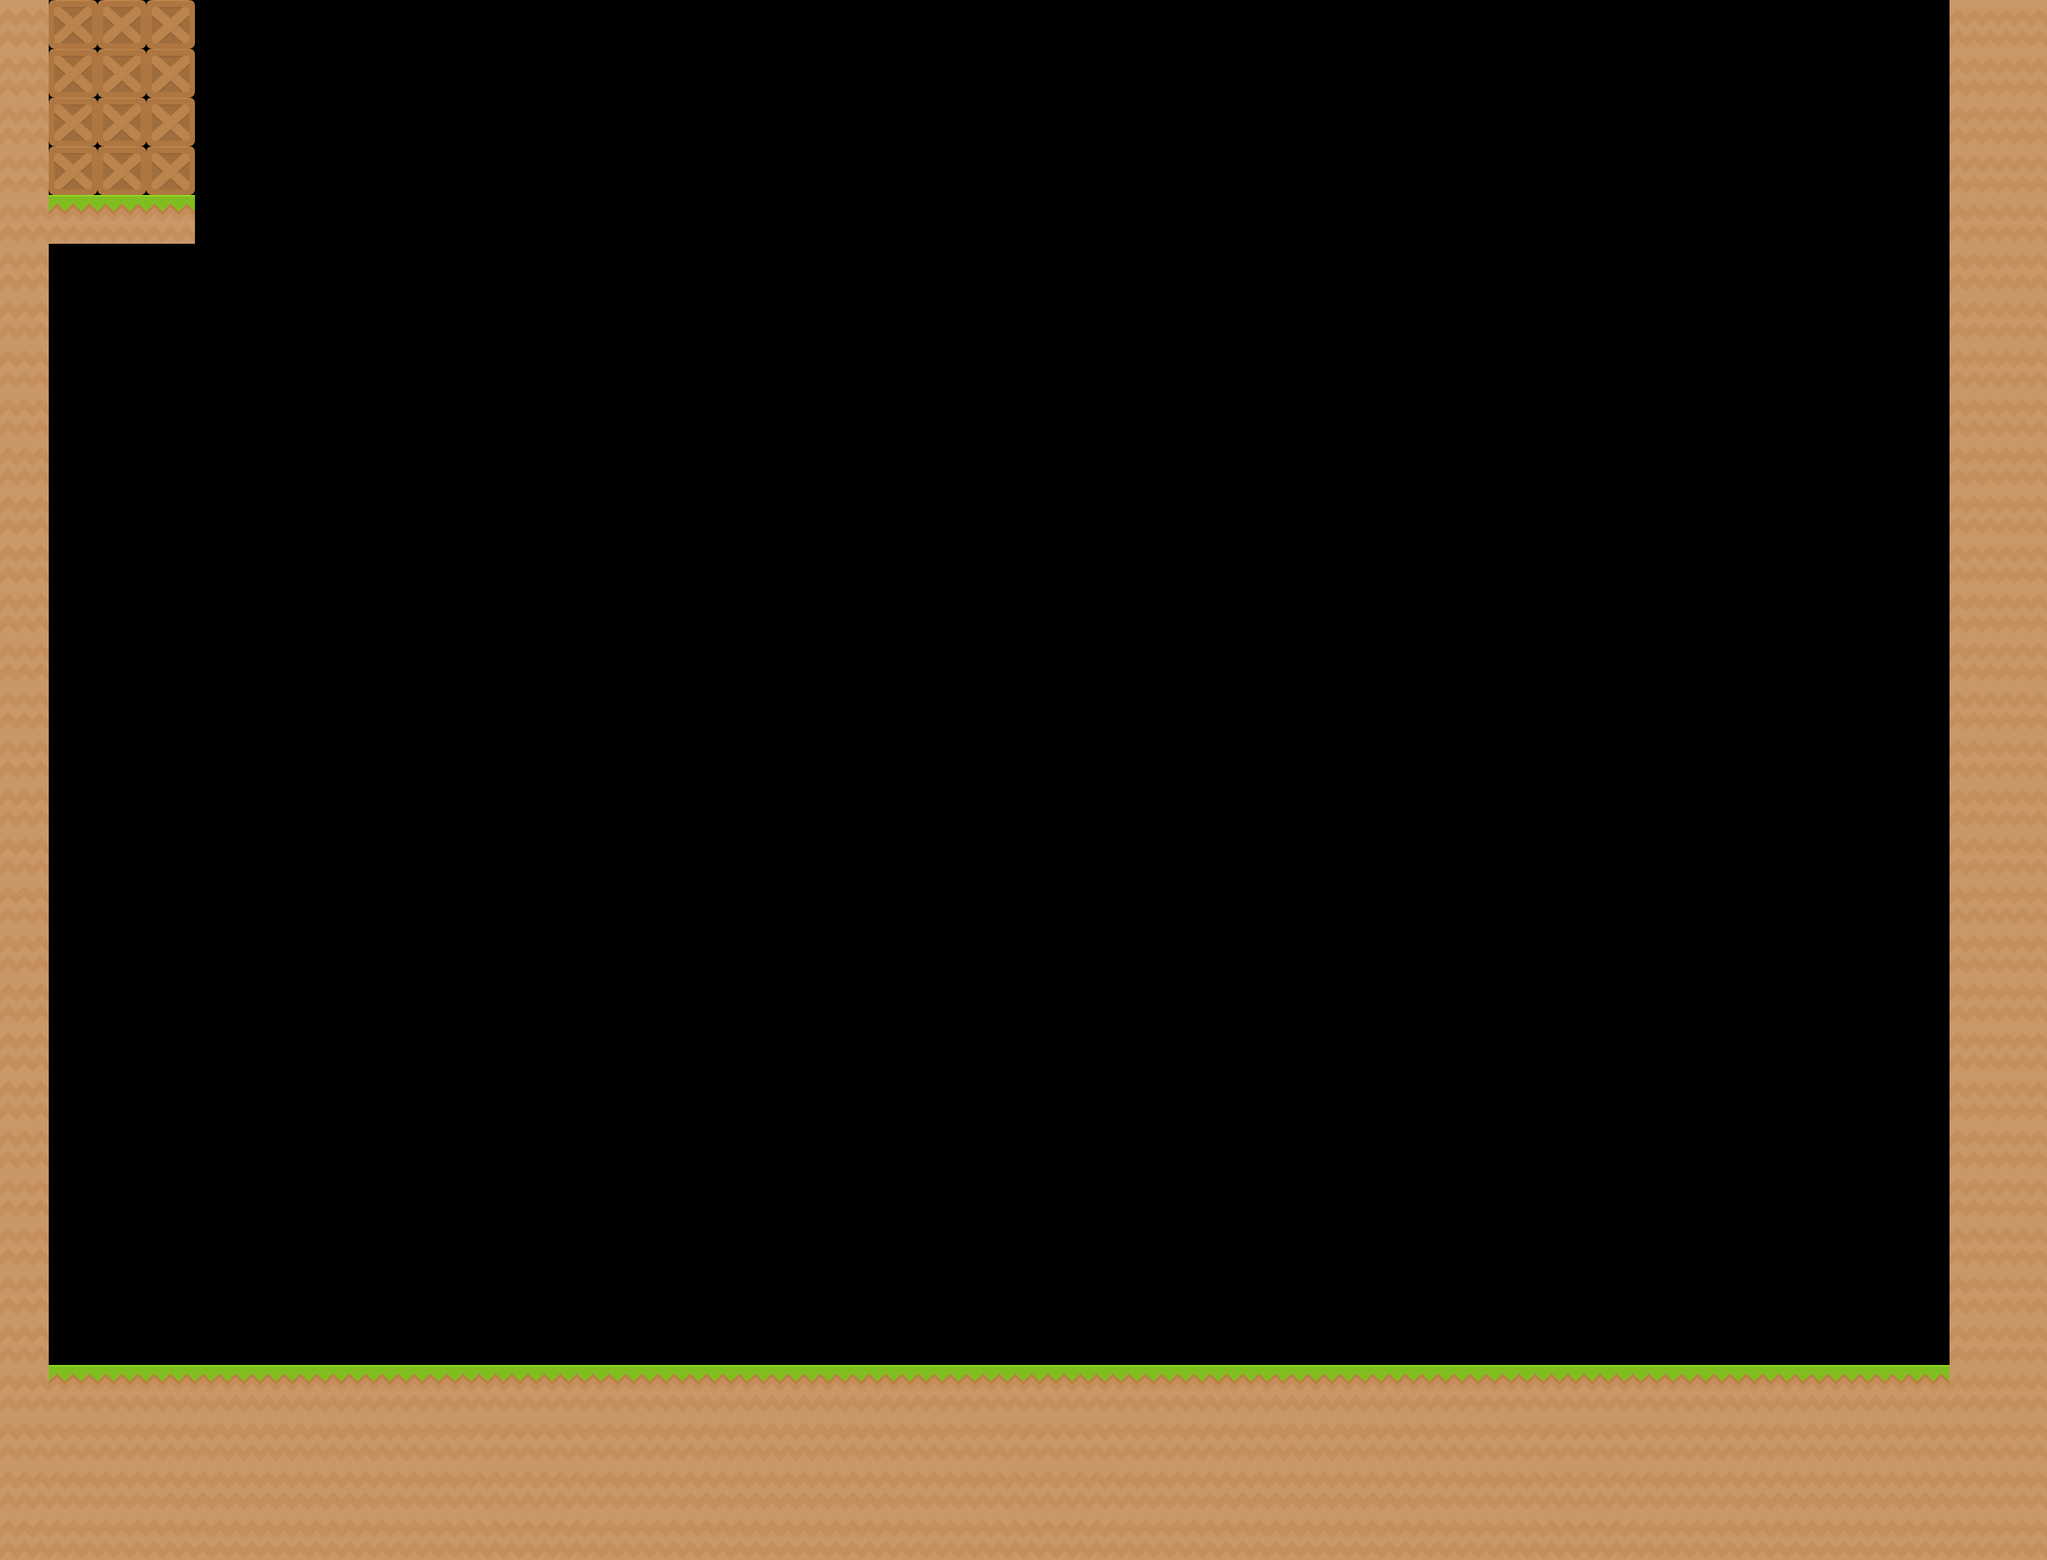

Tiled map render using the project's own tile images. Description and the map definition, with tile-layer contents summarised, below:
An orthogonal 42x32 tile map with 70x70 px tiles, 4 tile layers (World, Coins, Gems, Stars), 7 tilesets and 30 objects (20x goal, 4x door, 2x barrier, 2x platform, start, ...).

<map version="1.4" tiledversion="1.4.3" orientation="orthogonal" renderorder="right-down" width="42" height="32" tilewidth="70" tileheight="70" infinite="0" backgroundcolor="#000000" nextlayerid="15" nextobjectid="396">
 <editorsettings>
  <export format="json" />
 </editorsettings>
 <tileset firstgid="1" name="tiles" tilewidth="70" tileheight="70" tilecount="16" columns="4">
  <image source="../src/assets/tiles.png" width="280" height="280" />
 </tileset>
 <tileset firstgid="17" name="coin" tilewidth="70" tileheight="70" tilecount="1" columns="1">
  <image source="../src/assets/coin.png" width="70" height="70" />
 </tileset>
 <tileset firstgid="18" name="gem" tilewidth="70" tileheight="70" tilecount="1" columns="1">
  <image source="../src/assets/gem.png" width="70" height="70" />
 </tileset>
 <tileset firstgid="19" name="star" tilewidth="70" tileheight="70" tilecount="1" columns="1">
  <image source="../src/assets/star.png" width="70" height="70" />
 </tileset>
 <tileset firstgid="20" name="platform" tilewidth="70" tileheight="70" tilecount="1" columns="1">
  <image source="../src/assets/platform.png" width="70" height="70" />
 </tileset>
 <tileset firstgid="21" name="button" tilewidth="70" tileheight="70" tilecount="1" columns="1">
  <image source="../src/assets/buttonOff_0.png" width="70" height="70" />
 </tileset>
 <tileset firstgid="22" name="sheet_lasers" tilewidth="70" tileheight="70" tilecount="98" columns="14">
  <image source="../src/assets/sheet_lasers.png" width="980" height="490" />
 </tileset>
 <layer id="1" name="World" width="42" height="32">
  <data>[1344 cells, 267 non-empty, 3 distinct tile ids]</data>
 </layer>
 <objectgroup id="13" name="Barriers">
  <object id="319" name="barrier" gid="7" x="351" y="1721" width="70" height="70">
   <properties>
    <property name="defaultState" type="bool" value="true" />
    <property name="obstacleNum" type="int" value="0" />
   </properties>
  </object>
  <object id="339" name="barrier" gid="7" x="248" y="1719" width="70" height="70">
   <properties>
    <property name="defaultState" type="bool" value="false" />
    <property name="obstacleNum" type="int" value="0" />
   </properties>
  </object>
 </objectgroup>
 <objectgroup id="11" name="PlayerStart">
  <object id="40" name="start" gid="7" x="499" y="1766" width="70" height="70">
   <properties>
    <property name="player" type="int" value="1" />
   </properties>
  </object>
 </objectgroup>
 <objectgroup id="5" name="Platforms">
  <object id="110" name="platform" gid="20" x="264" y="1852" width="70" height="70">
   <properties>
    <property name="moveHorizontal" type="bool" value="false" />
    <property name="moveVertical" type="bool" value="true" />
    <property name="obstacleNum" type="int" value="-1" />
    <property name="opposite" type="bool" value="false" />
   </properties>
  </object>
  <object id="111" name="platform" gid="20" x="334" y="1852" width="70" height="70">
   <properties>
    <property name="moveHorizontal" type="bool" value="false" />
    <property name="moveVertical" type="bool" value="true" />
    <property name="obstacleNum" type="int" value="-1" />
    <property name="opposite" type="bool" value="false" />
   </properties>
  </object>
 </objectgroup>
 <objectgroup id="6" name="Buttons">
  <object id="179" name="button" gid="21" x="267" y="1914" width="70" height="70">
   <properties>
    <property name="obstacleNum" type="int" value="0" />
    <property name="possibleInputs_20" value="030;" />
    <property name="possibleInputs_23" value="030;002;021;" />
    <property name="possibleInputs_24" value="030;002;012;021;201;" />
    <property name="possibleInputs_30" value="030;" />
    <property name="possibleInputs_34" value="030;002;012;201;" />
    <property name="userTogglable" type="bool" value="true" />
   </properties>
  </object>
 </objectgroup>
 <objectgroup id="7" name="Doors">
  <object id="87" name="door" gid="103" x="122" y="1848" width="70" height="70">
   <properties>
    <property name="obstacleNum" type="int" value="2" />
    <property name="on" type="bool" value="true" />
    <property name="part" value="laser" />
   </properties>
  </object>
  <object id="88" name="door" gid="103" x="122" y="1778" width="70" height="70">
   <properties>
    <property name="obstacleNum" type="int" value="2" />
    <property name="on" type="bool" value="true" />
    <property name="part" value="laser" />
   </properties>
  </object>
  <object id="89" name="door" gid="103" x="122" y="1708" width="70" height="70">
   <properties>
    <property name="obstacleNum" type="int" value="2" />
    <property name="on" type="bool" value="true" />
    <property name="part" value="laser" />
   </properties>
  </object>
  <object id="90" name="door" gid="111" x="122" y="1918" width="70" height="70">
   <properties>
    <property name="obstacleNum" type="int" value="2" />
    <property name="on" type="bool" value="true" />
    <property name="part" value="base" />
   </properties>
  </object>
 </objectgroup>
 <objectgroup id="9" name="Goal">
  <object id="14" name="goal" gid="97" x="875" y="1749" width="70" height="70">
   <properties>
    <property name="part" value="base_down" />
   </properties>
  </object>
  <object id="15" name="goal" gid="97" x="805" y="1749" width="70" height="70">
   <properties>
    <property name="part" value="base_down" />
   </properties>
  </object>
  <object id="16" name="goal" gid="97" x="735" y="1749" width="70" height="70">
   <properties>
    <property name="part" value="base_down" />
   </properties>
  </object>
  <object id="17" name="goal" gid="97" x="665" y="1749" width="70" height="70">
   <properties>
    <property name="part" value="base_down" />
   </properties>
  </object>
  <object id="18" name="goal" gid="102" x="875" y="1819" width="70" height="70">
   <properties>
    <property name="part" value="laser" />
   </properties>
  </object>
  <object id="19" name="goal" gid="102" x="875" y="1889" width="70" height="70">
   <properties>
    <property name="part" value="laser" />
   </properties>
  </object>
  <object id="20" name="goal" gid="102" x="875" y="1959" width="70" height="70">
   <properties>
    <property name="part" value="laser" />
   </properties>
  </object>
  <object id="21" name="goal" gid="102" x="805" y="1819" width="70" height="70">
   <properties>
    <property name="part" value="laser" />
   </properties>
  </object>
  <object id="22" name="goal" gid="102" x="805" y="1889" width="70" height="70">
   <properties>
    <property name="part" value="laser" />
   </properties>
  </object>
  <object id="23" name="goal" gid="102" x="805" y="1959" width="70" height="70">
   <properties>
    <property name="part" value="laser" />
   </properties>
  </object>
  <object id="24" name="goal" gid="102" x="735" y="1819" width="70" height="70">
   <properties>
    <property name="part" value="laser" />
   </properties>
  </object>
  <object id="25" name="goal" gid="102" x="735" y="1889" width="70" height="70">
   <properties>
    <property name="part" value="laser" />
   </properties>
  </object>
  <object id="26" name="goal" gid="102" x="735" y="1959" width="70" height="70">
   <properties>
    <property name="part" value="laser" />
   </properties>
  </object>
  <object id="27" name="goal" gid="102" x="665" y="1819" width="70" height="70">
   <properties>
    <property name="part" value="laser" />
   </properties>
  </object>
  </objectgroup>
 <layer id="2" name="Coins" width="42" height="32">
  <data>[1344 cells, 0 non-empty, 0 distinct tile ids]</data>
 </layer>
 <layer id="3" name="Gems" width="42" height="32">
  <data>[1344 cells, 0 non-empty, 0 distinct tile ids]</data>
 </layer>
 <layer id="4" name="Stars" width="42" height="32">
  <data>[1344 cells, 0 non-empty, 0 distinct tile ids]</data>
 </layer>
</map>
<!-- 6 of 30 objects omitted -->
